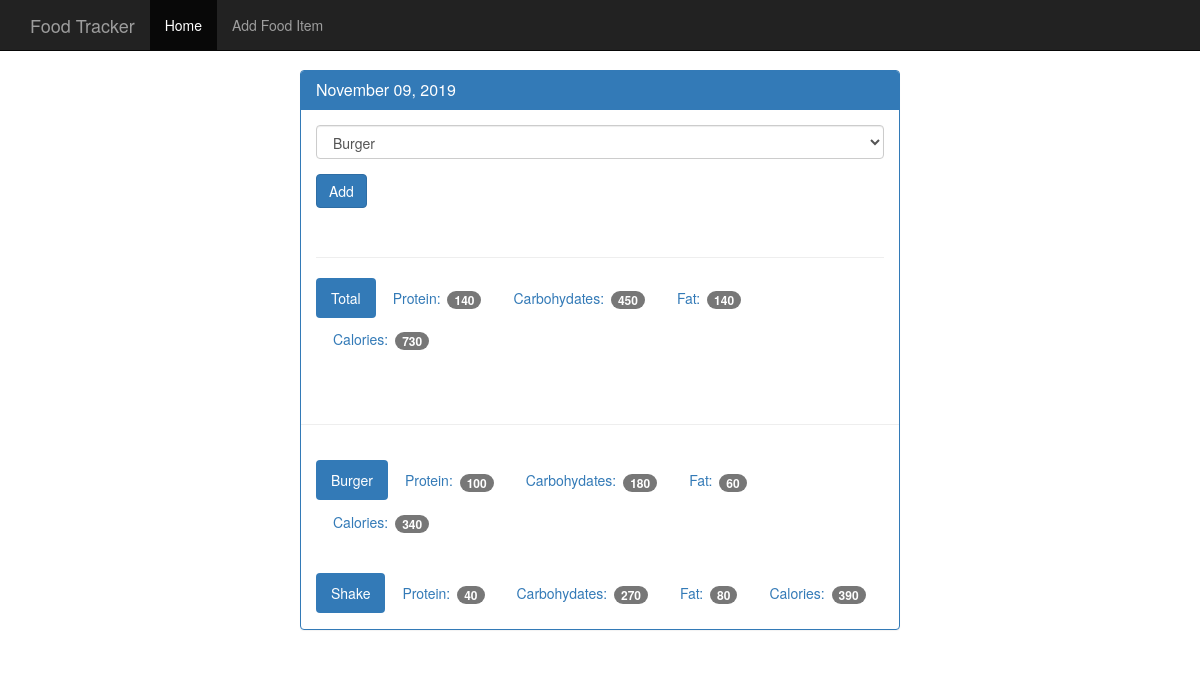
The page /view/20191109 on the database its author committed.
### tables this page shows
CREATE TABLE food (

	id integer primary key autoincrement,

	name text not null,

	protein integer not null,
	
	carbonhydrates integer not null,

	fat integer not null,
	
	calories integer not null

);

### app.py (the view)
@app.route('/view/<date>', methods=['GET','POST'])
def view(date):
	db = get_db()
	cur = db.execute('SELECT id,entry_date from log_table where entry_date = ?',[date])
	date_result = cur.fetchone()
	if request.method == "POST":
		food = request.form['food']
		db.execute('INSERT INTO food_date(food_id,log_date_id) values(?,?)',[food,date_result['id']])
		db.commit()
	d = datetime.strptime(str(date_result['entry_date']),'%Y%m%d')
	pretty_date = datetime.strftime(d, '%B %d, %Y')
	food_cur = db.execute("SELECT id,name FROM food;")
	foods = food_cur.fetchall()
	foods_per_day_cur = db.execute('SELECT food.* FROM log_table JOIN food_date ON food_date.log_date_id = log_table.id JOIN food ON food.id = food_date.food_id where log_table.entry_date = ?;',[date])
	foods_per_day_results = foods_per_day_cur.fetchall()
	totals = {}
	totals['protein']  = 0
	totals['carbonhydrates'] = 0
	totals['fat']  = 0
	totals['calories'] = 0
	for food in foods_per_day_results:
		totals['protein'] += food['protein']
		totals['carbonhydrates'] += food['carbonhydrates']
		totals['fat'] += food['fat']
		totals['calories'] += food['calories']
	return render_template('day.html', entry_date=date_result['entry_date'],pretty_date=pretty_date, foods=foods, foods_per_day_results=foods_per_day_results, totals=totals)

### app.py (called while the page is built)
def connect_db():
    sql = sqlite3.connect('./food_log.db')
    sql.row_factory = sqlite3.Row
    return sql

def get_db():
    if not hasattr(g, 'sqlite3'):
        g.sqlite_db = connect_db()
    return g.sqlite_db

### templates/day.html (shortened to what this page needs)
{% extends 'base.html' %}
{% block content %}
<div class="panel panel-primary">
<div class="panel-heading">
  <h3 class="panel-title">{{ pretty_date }}</h3>
</div>
<div class="panel-body">
  <form method="POST" action="{{ url_for('view',date=entry_date) }}">
    <div class="form-group">
      <select class="form-control" name="food">
        {% for food in foods %}
          <option value="{{ food.id }}">
            {{ food.name }}
          </option>
        {% endfor %}
      </select>
    </div>
    <button type="submit" class="btn btn-primary">Add</button>
  </form>
  <div class="page-header"></div>
  <ul class="nav nav-pills" role="tablist">
    <li class="active"><a>Total</a></li>
    <li><a>Protein: <span class="badge">{{ totals.protein }}</span></a></li>
    <li><a>Carbohydates: <span class="badge">{{ totals.carbonhydrates }}</span></a></li>
    <li><a>Fat: <span class="badge">{{ totals.fat }} </span></a></li>
    <li><a>Calories: <span class="badge">{{ totals.calories }}</span></a></li>
  </ul>
</div>
<div class="page-header"></div>
  {% for food in foods_per_day_results %}
<div class="panel-body">
  <ul class="nav nav-pills" role="tablist">
    <li class="active"><a>{{ food.name }}</a></li>
    <li><a>Protein: <span class="badge">{{ food.protein }}</span></a></li>
    <li><a>Carbohydates: <span class="badge">{{ food.carbonhydrates }}</span></a></li>
    <li><a>Fat: <span class="badge">{{ food.fat }}</span></a></li>
    <li><a>Calories: <span class="badge">{{ food.calories }}</span></a></li>
  </ul>
</div>
  {% endfor %}
</div>
{% endblock %}

### static/theme.css (style rules this page uses)
body { padding-top: 70px; padding-bottom: 30px; }

### rows shown on the page
food: name "Burger", protein "100", carbonhydrates "180", fat "60", calories "340"
food: name "Shake", protein "40", carbonhydrates "270", fat "80", calories "390"

### other values the page prints
{{ pretty_date }} "November 09, 2019"
{{ totals.protein }} "140"
{{ totals.carbonhydrates }} "450"
{{ totals.fat }} "140"
{{ totals.calories }} "730"
form field food "Burger"
